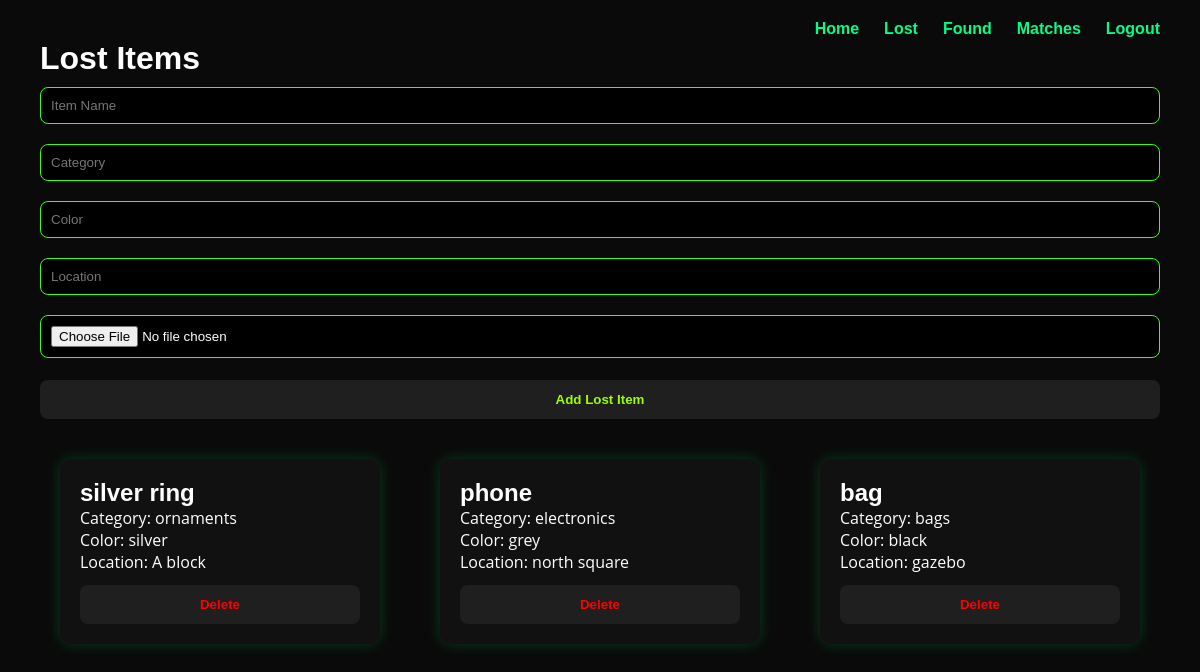
/lost (signed in), run on the app's committed database.
### tables this page shows
CREATE TABLE lost_items(
        id INTEGER PRIMARY KEY,
        name TEXT, category TEXT, color TEXT, location TEXT,
        image TEXT, owner_email TEXT);

### app.py (the view, shortened to what this page needs)
@app.route("/lost", methods=["GET","POST"])
def lost():
    if "user" not in session:
        return redirect("/login")
    conn=sqlite3.connect("database.db")
    c=conn.cursor()
    c.execute("SELECT * FROM lost_items")
    items=c.fetchall()
    conn.close()
    return render_template("lost.html", items=items)

### templates/lost.html (shortened to what this page needs)
<!DOCTYPE html>
<html>
<head>
<link rel="stylesheet" href="{{ url_for('static', filename='styles.css') }}">
</head>
<body>
<div class="top-nav">
    <a href="/home">Home</a>
    <a href="/lost">Lost</a>
    <a href="/found">Found</a>
    <a href="/matches">Matches</a>
    <a href="/logout">Logout</a>
</div>
<h1>Lost Items</h1>
<form method="POST" enctype="multipart/form-data">
    <input name="name" placeholder="Item Name" required>
    <input name="category" placeholder="Category" required>
    <input name="color" placeholder="Color" required>
    <input name="location" placeholder="Location" required>
    <input type="file" name="image" required>
    <button type="submit">Add Lost Item</button>
</form>
<div class="grid">
{% for item in items %}
<div class="card">
<h2>{{item[1]}}</h2>
<p>Category: {{item[2]}}</p>
<p>Color: {{item[3]}}</p>
<p>Location: {{item[4]}}</p>
<a href="/delete-lost/{{ item[0] }}"
   onclick="return confirm('Delete this item?')">
    <button class="delete-btn">Delete</button>
</a>
</div>
{% endfor %}
</div>
</body>
</html>

### static/styles.css (style rules this page uses)
* { margin: 0; padding: 0; box-sizing: border-box; }
body { font-family: "Poppins", sans-serif; background: #070707; color: white; }
input { width: 100%; padding: 12px; margin-bottom: 15px; background: black; border: 1px solid #222; color: white; border-radius: 8px; }
button { width: 100%; padding: 12px; background: black; border: 1px solid #b6ff00; color: #b6ff00; border-radius: 8px; cursor: pointer; transition: 0.3s; }
.card { background: #111; border-radius: 12px; padding: 20px; margin: 20px; width: 240px; display: inline-block; transition: 0.3s; box-shadow: 0 0 12px rgba(182,255,0,0.15); }
h1, h2, h3 { font-family: "Orbitron", sans-serif; }
p { font-family: "Open Sans", sans-serif; }
body { background: #0b0b0b; font-family: Arial, sans-serif; color: white; }
.card { background: #111; padding: 30px; border-radius: 12px; box-shadow: 0 0 15px #39ff14; width: 320px; }
input { width: 100%; padding: 10px; margin: 10px 0; background: #000; border: 1px solid #39ff14; color: white; }
button { width: 100%; padding: 12px; margin-top: 12px; border-radius: 8px; border: none; background: #1f1f1f; color: #9eff00; font-weight: bold; transition: 0.3s; }
a { color: #39ff14; text-decoration: none; }
body { background:#0a0a0a; color:white; font-family:Arial; padding:40px; }
.grid { display:grid; grid-template-columns:repeat(auto-fit,minmax(260px,1fr)); gap:20px; margin-top:20px; }
.card { background:#111; padding:20px; border-radius:12px; box-shadow:0 0 15px rgba(0,255,100,0.2); }
.delete-btn { color:red; font-weight:bold; }

### templates/lost.html (style rules this page uses)
body { position: relative; }
.top-nav { position: absolute; top: 20px; right: 40px; display: flex; gap: 25px; }
.top-nav a { color: #00ff88; text-decoration: none; font-weight: bold; }

### data on the page
lost_items: name "silver ring", category "ornaments", color "silver", location "A block"
lost_items: name "phone", category "electronics", color "grey", location "north square"
lost_items: name "bag", category "bags", color "black", location "gazebo"
